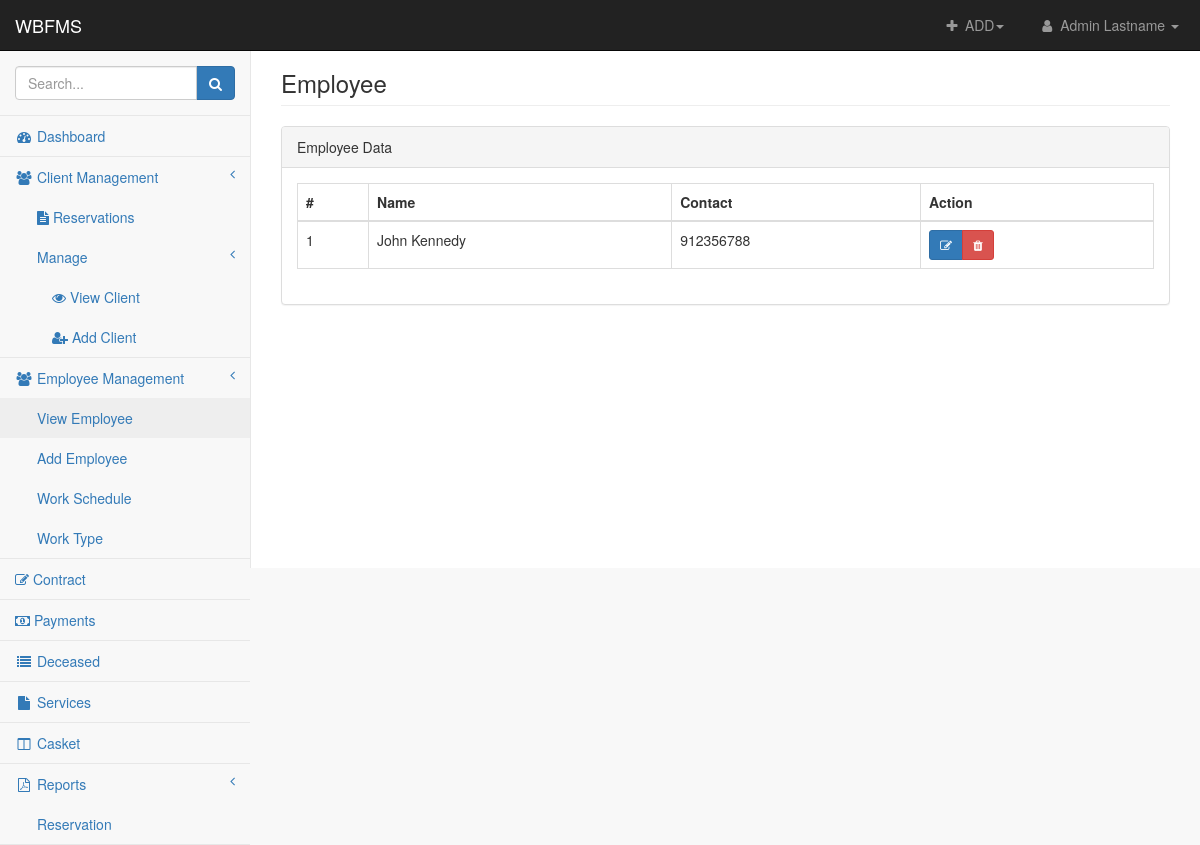
Page /admin/view-employee.php (signed in) on the committed database.
### tables this page shows
CREATE TABLE `employee` (
  `employee_id` int(11) NOT NULL,
  `employee_fname` text NOT NULL,
  `employee_mname` text NOT NULL,
  `employee_lname` text NOT NULL,
  `contact` int(11) NOT NULL,
  `branch_id` int(11) NOT NULL,
  `work_type` int(11) NOT NULL
);

### admin/includes/session.php (called while the page is built, shortened)
<?php
	include 'db-connection.php';
	$sql = "SELECT * FROM admin LEFT JOIN branches ON admin.branch_id = branches.branch_id WHERE admin.admin_id = '".$_SESSION['admin']."' AND branches.branch_id = '".$_SESSION['branch']."'";
	$query = $conn->query($sql);
	$user = $query->fetch_assoc();
?>

### admin/view-employee.php (the view, shortened to what this page needs)
<?php include 'includes/header.php' ?>
<body>
<div id="wrapper">
    <?php include 'includes/nav.php' ?>
    <div class="navbar-default sidebar" role="navigation">
        <div class="sidebar-nav navbar-collapse">
            <ul class="nav" id="side-menu">
                <li class="sidebar-search">
                    <div class="input-group custom-search-form">
                        <input type="text" class="form-control" placeholder="Search...">
                        <span class="input-group-btn">
                            <button class="btn btn-primary" type="button">
                                <i class="fa fa-search"></i>
                            </button>
                        </span>
                    </div>
                </li>
                <li>
                    <a href="homepage.php" ><i class="fa fa-dashboard fa-fw"></i> Dashboard</a>
                </li>
                <li>
                    <a href="#"><i class="fa fa-users fa-fw"></i> Client Management<span class="fa arrow"></span></a>
                    <ul class="nav nav-second-level">
                    <li>
                            <a href="reservations.php"><i class="fa fa-file-text"></i> Reservations</a>
                        </li>
                        <li>
                            <a href="#">Manage<span class="fa arrow"></span></a>
                            <ul class="nav nav-third-level">
                                <li>
                                    <a href="view-client.php"><i class="fa fa-eye"></i> View Client</a>
                                </li>
                                <li>
                                    <a href="add-client.php"><i class="fa fa-user-plus"></i> Add Client</a>
                                </li>
                            </ul>
                        </li>
                    </ul>
                </li>
                <li>
                    <a href="#"><i class="fa fa-users fa-fw"></i> Employee Management<span class="fa arrow"></span></a>
                    <ul class="nav nav-second-level">
                        <li>
                            <a href="view-employee.php" class="active">View Employee</a>
                        </li>
                        <li>
                            <a href="add-employee.php">Add Employee</a>
                        </li>
                        <li>
                            <a href="work-schedule.php">Work Schedule</a>
                        </li>
                        <li>
                            <a href="work-type.php">Work Type</a>
                        </li>
                    </ul>
                </li>
                <li>
                    <a href="contract.php"><i class="fa fa-edit"></i> Contract</a>
                </li>
                <li>
                    <a href="payments.php"><i class="fa fa-money"></i> Payments</a>
                </li>
                <li>
                    <a href="deceased.php" class=""><i class="fa fa-list fa-fw"></i> Deceased</a>
                </li>
                <li>
                    <a href="services.php" class=""><i class="fa fa-file fa-fw"></i> Services</a>
                </li>
                <li>
                    <a href="casket.php" class=""><i class="fa fa-columns fa-fw"></i> Casket</a>
                </li>
                <li>
                    <a href="#"><i class="fa fa-file-pdf-o fa-fw"></i> Reports<span class="fa arrow"></span></a>
                    <ul class="nav nav-second-level">
                        <li>
                            <a href="reservation-report.php">Reservation</a>
                        </li>
                    </ul>
                </li>
            </ul>
        </div>
    </div>
    <div id="page-wrapper">
        <div class="container-fluid">
            <div class="row">
                <div class="col-lg-12">
                    <h3 class="page-header">Employee</h3>
                </div>
            </div>
            <div class="row">
                <div class="col-lg-12">
                    <div class="panel panel-default">
                        <div class="panel-heading">
                            Employee Data
                        </div>
                        <div class="panel-body">
                            <div class="table-responsive">
                                <table class="table table-bordered table-hover" id="dataTables-example">
                                    <thead>
                                        <th>#</th>
                                        <th>Name</th>
                                        <th>Contact</th>
                                        <th>Action</th>
                                    </thead>
                                    <tbody>
                                        <?php
                                            $fetch_emp = "SELECT * FROM employee WHERE branch_id = '".$user['branch_id']."'";
                                            $query_emp = $conn->query($fetch_emp);
                                            $no = 1;
                                            while($row_emp = $query_emp->fetch_assoc()){ ?>
                                                <tr>
                                                    <td><?php echo $no;?></td>
                                                    <td><?php echo $row_emp['employee_fname']. ' ' . $row_emp['employee_mname']. ' ' . $row_emp['employee_lname'];?></td>
                                                    <td><?php echo $row_emp['contact'];?></td>
                                                    <td>
														<div class="btn-group btn-group-sm">
                                                            <button class="edit-client btn btn-primary btn-sm" data-id="<?php echo $row_emp['employee_id']; ?>"><i class="fa fa-edit"></i> </button>
                                                            <button class="delete  btn btn-danger btn-sm" data-id="<?php echo $row_emp['employee_id']; ?>"><i class="fa fa-trash"></i> </button>
														</div>
													</td>
                                                </tr>
                                        <?php $no++; } ?>
                                    </tbody>
                                </table>
                            </div>
                        </div>
                    </div>
                </div>
            </div>
        </div>
    </div>
</div>
</body>
</html>

### admin/includes/nav.php (shortened to what this page needs)
<?php include 'includes/session.php'?>
    <nav class="navbar navbar-inverse navbar-fixed-top" role="navigation">
        <div class="navbar-header">
            <a class="navbar-brand" href="homepage.php">WBFMS</a>
        </div>
        <ul class="nav navbar-right navbar-top-links">
            <li class="dropdown navbar-inverse">
                <a class="dropdown-toggle" data-toggle="dropdown" href="#">
                    <i class="fa fa-plus fa-fw"></i> ADD<b class="caret"></b>
                </a>
            </li>
            <li class="dropdown">
                <a class="dropdown-toggle" data-toggle="dropdown" href="#">
                    <i class="fa fa-user fa-fw"></i> <?php echo $user['admin_firstname'] . ' ' . $user['admin_lastname']; ?> <b class="caret"></b>
                </a>
            </li>
        </ul>
    </nav>

### admin/css/startmin.css (style rules this page uses)
body { background-color: #f8f8f8; }
#wrapper { width: 100%; }
#page-wrapper { padding-top: 30px; min-height: 568px; background-color: #fff; }
@media (min-width:768px) { #page-wrapper { position: inherit; margin-left: 250px; padding: 30px 15px 0 15px; border-left: 1px solid #e7e7e7; } }
.navbar-header { float: left; }
.navbar-right { text-align: right; }
.navbar-top-links { margin: 0; }
.navbar-top-links li { display: inline-block; }
.navbar-top-links li:last-child { margin-right: 6px; }
.navbar-top-links li a { padding: 15px; min-height: 50px; }
.navbar-top-links>li>a { color: #999; }
.sidebar .sidebar-nav.navbar-collapse { padding-right: 0; padding-left: 0; }
.sidebar .sidebar-search { padding: 15px; }
.sidebar ul li { border-bottom: 1px solid #e7e7e7; }
.sidebar ul li a.active { background-color: #eee; }
.sidebar .arrow { float: right; }
.sidebar .fa.arrow:before { content: "\f104"; }
.sidebar .nav-second-level li, .sidebar .nav-third-level li { border-bottom: 0!important; }
.sidebar .nav-second-level li a { padding-left: 37px; }
.sidebar .nav-third-level li a { padding-left: 52px; }
@media (min-width:768px) { .sidebar { z-index: 1; position: absolute; width: 250px; margin-top: 51px; } }

### rows in the picture
employee: employee_fname "John", employee_lname "Kennedy", contact "912356788"

### other values in the picture
$user['admin_firstname'] "Admin"
$user['admin_lastname'] "Lastname"
